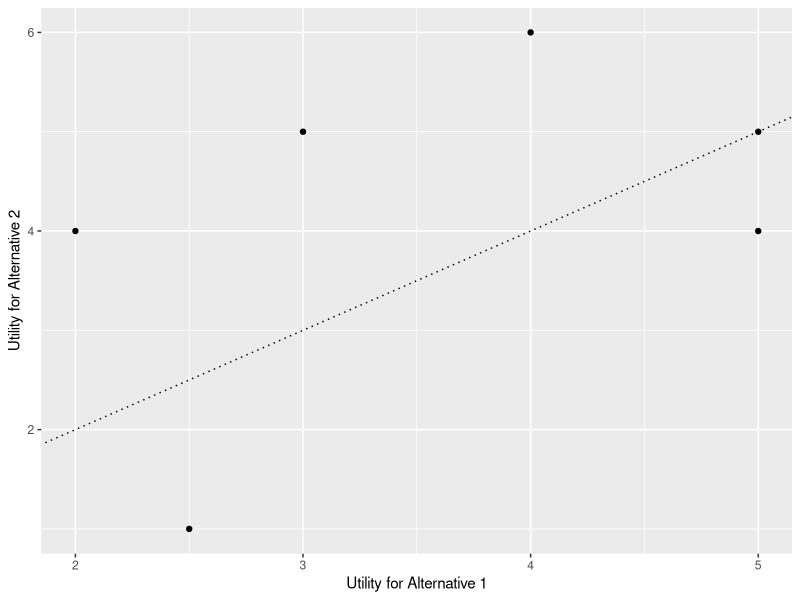

Recreate this plot in R.
## ---- chunk 1

library(tidyverse)

## ---- chunk 2

tibble(U1 = c(2.5, 2, 3, 4, 5, 5), 
       U2 = c(1,4,5,6,5,4),
       label = c("A", "B", "C", "D", "E", "F")) %>%
  ggplot(aes(x=U1, y=U2, label = label)) + 
  geom_point() + 
  xlab("Utility for Alternative 1") + 
  ylab("Utility for Alternative 2") +
  geom_abline(slope = 1, intercept = 0, lty = "dotted")


